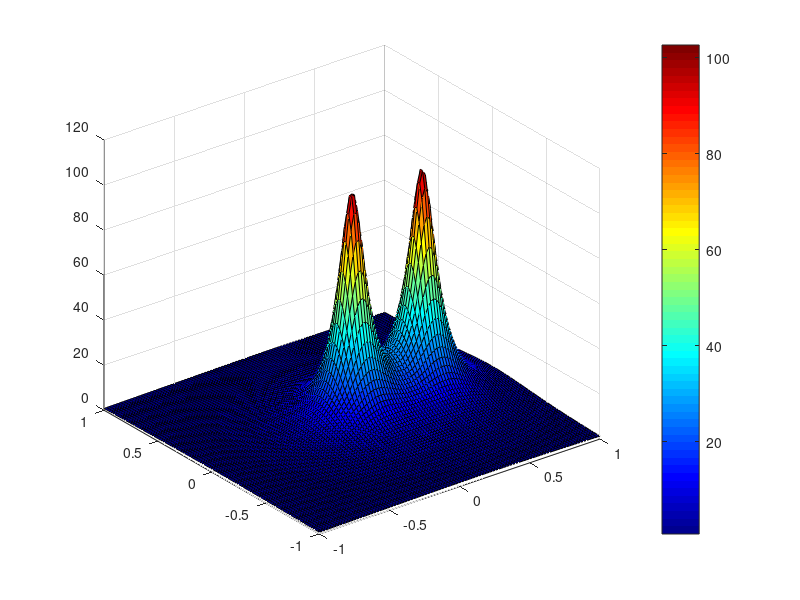
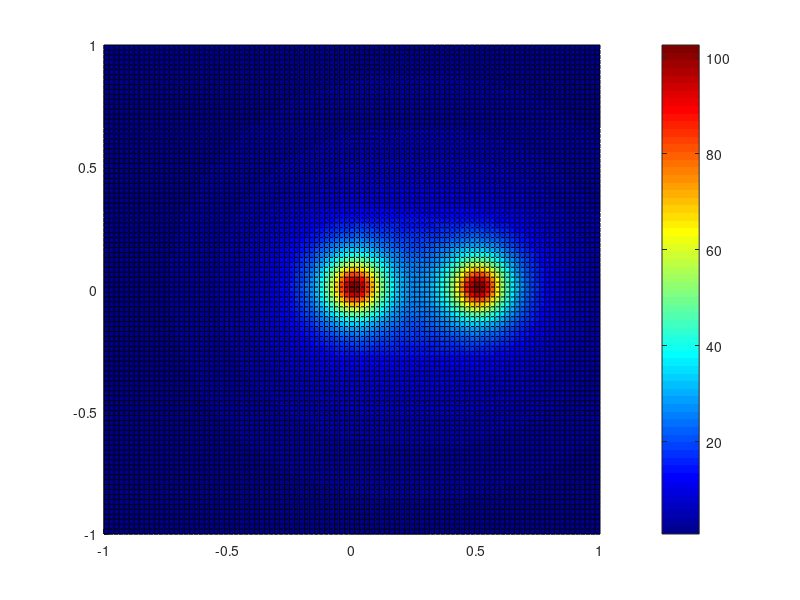
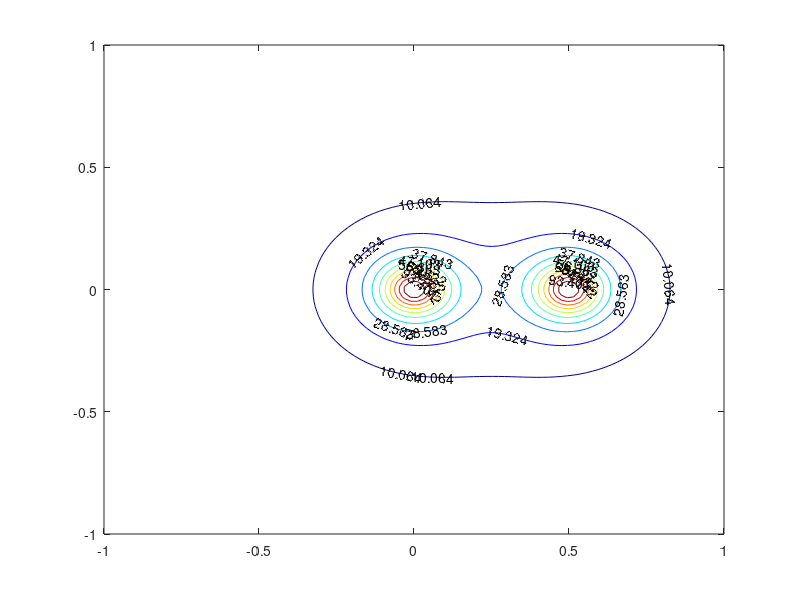

Reproduce these figures in MATLAB, in order.

%Raster:
%linspace(anfang,ende,anzahl der punkte)
k=100;
x=linspace(-1,1,k);
y=linspace(-1,1,k);


F=@(x,y)(x.^2+y.^2+10^-2).^-1 + ((x-0.5).^2+y.^2+10^-2).^-1
%F = @(x,y) -x.^2.*y.^3 + (x.^2+y.^2-1).^3
[X,Y]=meshgrid(x,y);

Z=F(X,Y);
mesh(X,Y,Z);
figure(1)
surf(X,Y,Z);
colormap(jet);
colorbar;

figure(2);
surf(X,Y,Z);
view(2);
colorbar;
colormap(jet);

figure(3); %aequipotenziallinien
contour(X,Y,Z,'ShowText','on');
%contour(X,Y,Z,'ShowText','off');
colormap(jet);


